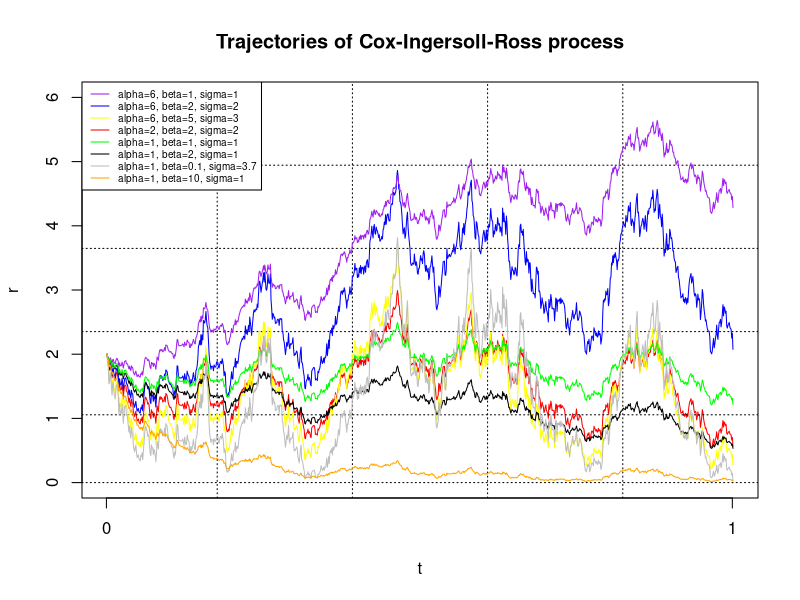

Here is the R script that generated this plot:
## ---- chunk 1
rm(list = ls())
set.seed(444)

N <- 1000

# Generate a function that returns a solution that gives r for given values of alpha, beta and sigma
CIR_model<- function(alpha, beta, sigma){

  T <- 1
  r0<- 2
  dt <- 1 / N
  d1<-function(x) eval(expression(alpha-beta*x))
  d2<- function(x) eval(expression(sigma*sqrt(x)))
  
  Z<- rnorm(N,0,1)
  r<- numeric(N+1)
 
  sdt<- sqrt(dt)
  r[1]<-r0
  
  for ( i in 2:( N +1)){
    dB<- sdt * Z [i -1]
    r [ i ] <- r [i -1] + d1(r [i -1]) * dt +
      d2(r [i -1]) * dB
  }
  r<-ts(r,start = 0,end = 1, deltat = 1/N)
  return(r)
}



# Assign values to alpha, beta and sigma
alpha <-c(2, 6, 6, 6 , 1, 1,  1,   1)
beta  <-c(2, 2, 5, 1 , 2, 1, 0.1 ,10)
sigma <-c(2, 2, 3, 1 , 1, 1, 3.7, 1)

#Create a matrix where to store the different trajectories that are generated with the different values of the constants
CIR<-matrix(0,length(alpha),N+1)

# Create a loop that assigns to each row of the matrix, the r values over the period for given values of alpha, beta and sigma
for (i in 1:nrow(CIR)){
  set.seed(444)
  CIR[i,]<-CIR_model(alpha[i], beta[i], sigma[i])
}


#Plot the results

plot(CIR[1,], main= "Trajectories of Cox-Ingersoll-Ross process",
     col="red", ylim=c(0,6), xlab="t", ylab="r",type = "l",
     axes=FALSE)
grid(5,5,col="black")
abline(h=0,col="Black",lty=3)
axis(1, at=c(0,1000), labels = c(0,1))
axis(2)
box()

color<-c("red","blue","yellow","purple","black","green", "grey","orange")
for (i in 2:nrow(CIR)){
  lines(CIR[i,], col= color[i])
}


legend("topleft",
       c("alpha=6, beta=1, sigma=1", "alpha=6, beta=2, sigma=2","alpha=6, beta=5, sigma=3",
         "alpha=2, beta=2, sigma=2","alpha=1, beta=1, sigma=1","alpha=1, beta=2, sigma=1",
         "alpha=1, beta=0.1, sigma=3.7","alpha=1, beta=10, sigma=1"),
       col=c("purple", "blue","yellow","red","green","black","grey","orange"),
       lty=c(1,1),
       cex = 0.6,
       bg="white")

